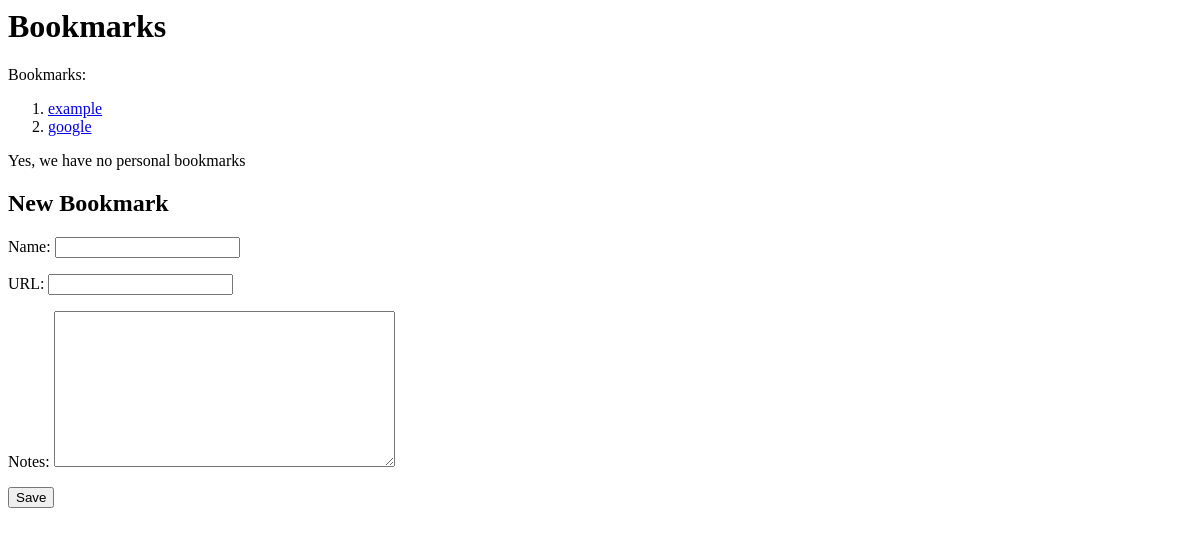
The page /bookmarks/ (signed in) on the database as committed earlier.
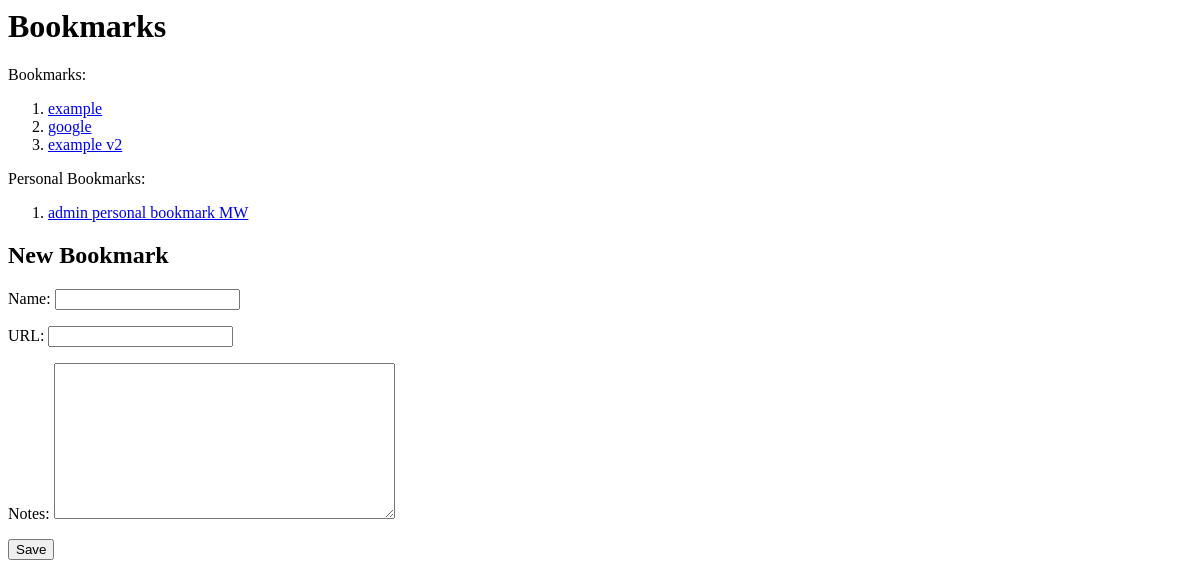
The same page on the database as committed later.
### bookmarks/models.py (models this page shows)
class Bookmark(models.Model):
    id = models.UUIDField(primary_key=True, default=uuid4, editable=False)
    url = models.URLField('URL', unique=True)
    name = models.CharField(max_length=200)
    notes = models.TextField(blank=True)
    created_at = models.DateTimeField(auto_now_add=True)
    last_modified = models.DateTimeField(auto_now=True)

class PersonalBookmark(Bookmark):
    user = models.ForeignKey(User, on_delete=models.CASCADE)

### bookmarks/views.py (the view)
# urls.py: path('', views.index, name='index')
def index(request):
    if request.method == 'POST':
        form = BookmarkForm(request.POST)
        if form.is_valid():
            form.save()
        else:
            pass
    context= {}
    pbid = PersonalBookmark.objects.values_list('id')
    context['bookmarks']= Bookmark.objects.exclude(id__in=pbid)
    if request.user.is_anonymous:
        context['personal_bookmarks'] = PersonalBookmark.objects.none()
    else:
        context['personal_bookmarks'] = PersonalBookmark.objects.filter(user=request.user)
    context['form'] = BookmarkForm
    return render(request, 'bookmarks/index.html', context)

### bookmarks/templates/bookmarks/index.html (shortened to what this page needs)
<h1>Bookmarks</h1>
{% if bookmarks %}
Bookmarks:
<ol>
    {% for bookmark in bookmarks %}
    <li><a href="{{ bookmark.url }}">{{ bookmark.name }}</a></li>
    {% endfor %}
</ol>
{% else %}
Yes, we have no bookmarks
{% endif %}
{% if personal_bookmarks %}
Personal Bookmarks:
<ol>
    {% for bookmark in personal_bookmarks %}
    <li><a href="{{ bookmark.url }}">{{ bookmark.name }}</a></li>
    {% endfor %}
</ol>
{% else %}
Yes, we have no personal bookmarks
{% endif %}
<h2>New Bookmark</h2>
<form method="POST" class="bookmark-form">
    {{ form.as_p }}
    <button type="submit" class="save btn btn-default">Save</button>
</form>

Rows that differ between the two databases and show on the page:
added Bookmark: name "example v2"
added PersonalBookmark: name "admin personal bookmark MW"
Other text that changed with them:
text no longer shown: "Yes, we have no personal bookmarks"
text now shown: "Personal Bookmarks:"
